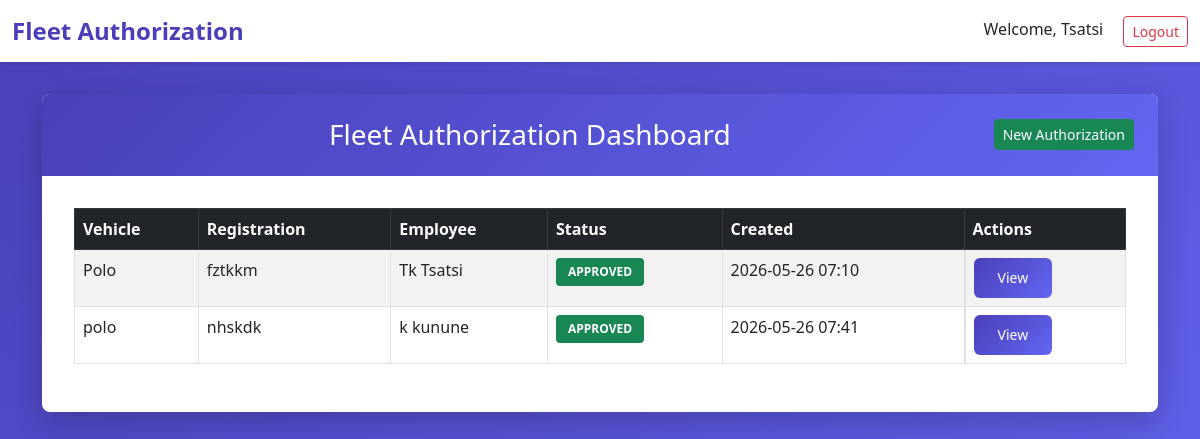
/ (signed in), run on the app's committed database.
### CityPowerVehicle/models.py (models this page shows, shortened)
class VehicleAuth(models.Model):
    vehicle_decription = models.CharField(max_length=255)
    vehicle_registration = models.CharField(max_length=10)
    odometer = models.PositiveIntegerField()
    surname_initials = models.CharField(max_length=255)
    sap_no = models.IntegerField()
    department = models.CharField(max_length=255)
    cost_centre = models.IntegerField()
    Designation = models.CharField(max_length=255)
    SDC = models.CharField(
        max_length=10,
        choices=SERVICE_DELIVERY_CENTRE,
    )
    resident_address = models.TextField()
    secure_locked_place = models.CharField(
        max_length=3,
        choices=VEHICLE_SECURITY,
    )
    behind_locked_gates = models.CharField(
        max_length=3,
        choices=VEHICLE_SECURITY,
    )
    start_date = models.DateField(null=True, blank=True)
    end_date = models.DateField(null=True, blank=True)
    motivation = models.TextField()
    declaration = models.BooleanField(default=False)
    submitted_by = models.ForeignKey(User, on_delete=models.CASCADE)
    created_at = models.DateTimeField(auto_now_add=True)
    status = models.CharField(
        max_length=20,
        choices=STATUS_CHOICES,
        default='PENDING',
    )
    next_approval_role = models.CharField(
        max_length=50,
        choices=APPROVAL_ROLES,
        default='LINE MANAGER',
    )
    line_manager_name = models.CharField(max_length=255, blank=True)
    line_manager_email = models.EmailField(blank=True)
    senior_manager_name = models.CharField(max_length=255, blank=True)
    senior_manager_email = models.EmailField(blank=True)
    fleet_compliance_name = models.CharField(max_length=255, blank=True)
    fleet_compliance_email = models.EmailField(blank=True)
    fleet_manager_name = models.CharField(max_length=255, blank=True)
    fleet_manager_email = models.EmailField(blank=True)
    def can_be_approved_by(self, user):
        if self.status != 'PENDING':
            return False

### CityPowerVehicle/views.py (the view)
# urls.py: path('', views.dashboard, name='dashboard'),
@login_required
@never_cache
def dashboard(request):
    if request.user.is_superuser:
        authorizations = VehicleAuth.objects.all()
    else:
        authorizations = VehicleAuth.objects.filter(submitted_by=request.user)
    authorizations_with_meta = [
        {
            'authorization': a,
            'can_approve': a.can_be_approved_by(request.user),
        }
        for a in authorizations
    ]
    return render(
        request,
        'CityPowerVehicle/dashboard.html',
        {'authorizations_with_meta': authorizations_with_meta},
    )

### CityPowerVehicle/templates/CityPowerVehicle/dashboard.html (shortened to what this page needs)
{% extends 'base.html' %}
{% block content %}
<div class="card">
    <div class="card-header text-center d-flex justify-content-between align-items-center">
        <h3 class="mb-0 flex-grow-1 text-center">Fleet Authorization Dashboard</h3>
        <a href="{% url 'create_auth' %}" class="btn btn-success btn-sm" style="margin-left: auto;">
            New Authorization
        </a>
    </div>
    <div class="card-body">
        {% if authorizations_with_meta %}
        <div class="table-responsive">
            <table class="table table-bordered table-striped table-hover">
                <thead class="table-dark">
                    <tr>
                        <th>Vehicle</th>
                        <th>Registration</th>
                        <th>Employee</th>
                        <th>Status</th>
                        <th>Created</th>
                        <th>Actions</th>
                    </tr>
                </thead>
                <tbody>
                    {% for item in authorizations_with_meta %}
                    {% with authorization=item.authorization %}
                    <tr>
                        <td>{{ authorization.vehicle_decription }}</td>
                        <td>{{ authorization.vehicle_registration }}</td>
                        <td>{{ authorization.surname_initials }}</td>
                        <td>
                            <span class="badge bg-{% if authorization.status == 'APPROVED' %}success{% elif authorization.status == 'REJECTED' %}danger{% else %}warning{% endif %}">
                                {{ authorization.status }}
                            </span>
                        </td>
                        <td>{{ authorization.created_at|date:"Y-m-d H:i" }}</td>
                        <td class="d-flex gap-2 flex-wrap">
                            {% if item.can_approve %}
                                <a href="{% url 'approve_auth' authorization.id %}" class="btn btn-sm btn-primary">Review</a>
                            {% else %}
                                <a href="{% url 'auth_detail' authorization.id %}" class="btn btn-sm btn-primary">View</a>
                            {% endif %}
                        </td>
                    </tr>
                    {% endwith %}
                    {% endfor %}
                </tbody>
            </table>
        </div>
        {% else %}
        <div class="alert alert-info" role="alert">
            No authorizations found. <a href="{% url 'create_auth' %}">Create one now</a>
        </div>
        {% endif %}
    </div>
</div>
{% endblock %}

### CityPowerVehicle/templates/base.html (shortened to what this page needs)
<!DOCTYPE html>
<html>
<head>
    <link
        href="https://cdn.jsdelivr.net/npm/bootstrap@5.3.0/dist/css/bootstrap.min.css"
        rel="stylesheet"
    >
</head>
<body>
<nav class="navbar navbar-light">
    <div class="container-fluid">
        <span class="navbar-brand">
            Fleet Authorization
        </span>
         {% if user.is_authenticated %}
        <div>
            <span class="me-3">Welcome, {{ user.username }}</span>
            <a href="{% url 'logout' %}" class="btn btn-sm btn-outline-danger">Logout</a>
        </div>
        {% endif %}
    </div>
</nav>
<div class="container">
    {% block content %}
    {% endblock %}
</div>
</body>
</html>

### CityPowerVehicle/templates/base.html (style rules this page uses)
* { margin: 0; padding: 0; box-sizing: border-box; }
body { background: linear-gradient(135deg, #4a3fb8 0%, #6366f1 100%); min-height: 100vh; font-family: 'Segoe UI', Tahoma, Geneva, Verdana, sans-serif; }
.navbar { background-color: white !important; box-shadow: 0 2px 4px rgba(0,0,0,0.1); }
.navbar-brand { font-size: 1.5rem; font-weight: bold; color: #4a3fb8 !important; }
.container { padding-top: 2rem; padding-bottom: 2rem; }
.card { border: none; border-radius: 8px; box-shadow: 0 10px 30px rgba(0,0,0,0.2); }
.card-header { border-radius: 8px 8px 0 0 !important; background: linear-gradient(135deg, #4a3fb8 0%, #6366f1 100%) !important; color: white !important; border: none; padding: 1.5rem; }
.card-body { padding: 2rem; }
.btn-primary { background: linear-gradient(135deg, #4a3fb8 0%, #6366f1 100%); border: none; border-radius: 6px; padding: 0.6rem 1.5rem; font-weight: 500; transition: transform 0.2s, box-shadow 0.2s; }
.badge { padding: 0.5rem 0.75rem; border-radius: 4px; }
a { color: #4a3fb8; text-decoration: none; transition: color 0.2s; }
.table { border-collapse: collapse; }
.table thead { background: linear-gradient(135deg, #4a3fb8 0%, #6366f1 100%); color: white; }

### data on the page
VehicleAuth: authorization.vehicle_decription "Polo", authorization.vehicle_registration "fztkkm", authorization.surname_initials "Tk Tsatsi", authorization.status "APPROVED", authorization.created_at "2026-05-26 07:10"
VehicleAuth: authorization.vehicle_decription "polo", authorization.vehicle_registration "nhskdk", authorization.surname_initials "k kunune", authorization.status "APPROVED", authorization.created_at "2026-05-26 07:41"

### other printed values
{{ user.username }} "Tsatsi"
